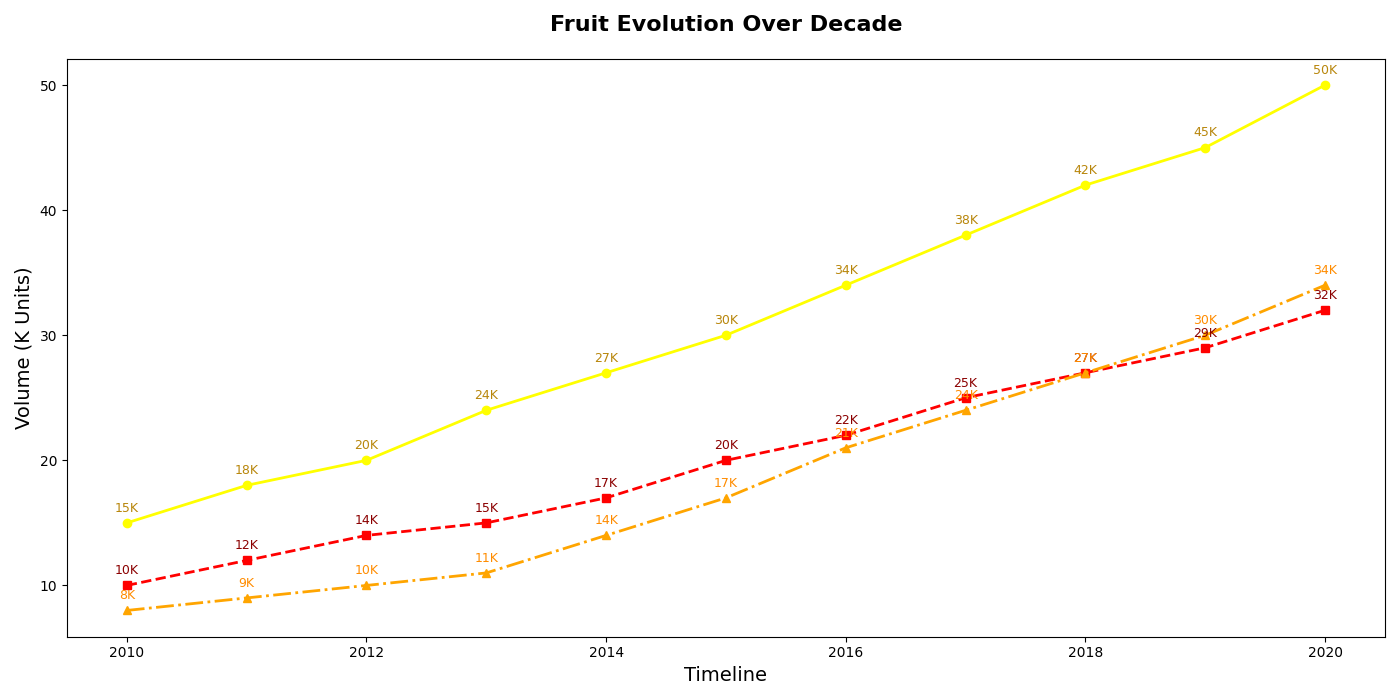

Write the Python code that produced this figure.
import matplotlib.pyplot as plt
import numpy as np

years = np.arange(2010, 2021)

apple_sales = [15, 18, 20, 24, 27, 30, 34, 38, 42, 45, 50]
orange_sales = [10, 12, 14, 15, 17, 20, 22, 25, 27, 29, 32]
banana_sales = [8, 9, 10, 11, 14, 17, 21, 24, 27, 30, 34]

fig, ax = plt.subplots(figsize=(14, 7))

ax.plot(years, apple_sales, marker='o', linestyle='-', color='yellow', linewidth=2, markersize=6)
ax.plot(years, orange_sales, marker='s', linestyle='--', color='r', linewidth=2, markersize=6)
ax.plot(years, banana_sales, marker='^', linestyle='-.', color='orange', linewidth=2, markersize=6)

for year, sales in zip(years, apple_sales):
    ax.annotate(f'{sales}K', xy=(year, sales), xytext=(0, 8), textcoords='offset points', fontsize=9, ha='center', color='darkgoldenrod')

for year, sales in zip(years, orange_sales):
    ax.annotate(f'{sales}K', xy=(year, sales), xytext=(0, 8), textcoords='offset points', fontsize=9, ha='center', color='darkred')

for year, sales in zip(years, banana_sales):
    ax.annotate(f'{sales}K', xy=(year, sales), xytext=(0, 8), textcoords='offset points', fontsize=9, ha='center', color='darkorange')

ax.set_title('Fruit Evolution Over Decade', fontsize=16, fontweight='bold', pad=20)
ax.set_xlabel('Timeline', fontsize=14)
ax.set_ylabel('Volume (K Units)', fontsize=14)

plt.tight_layout()
plt.show()
